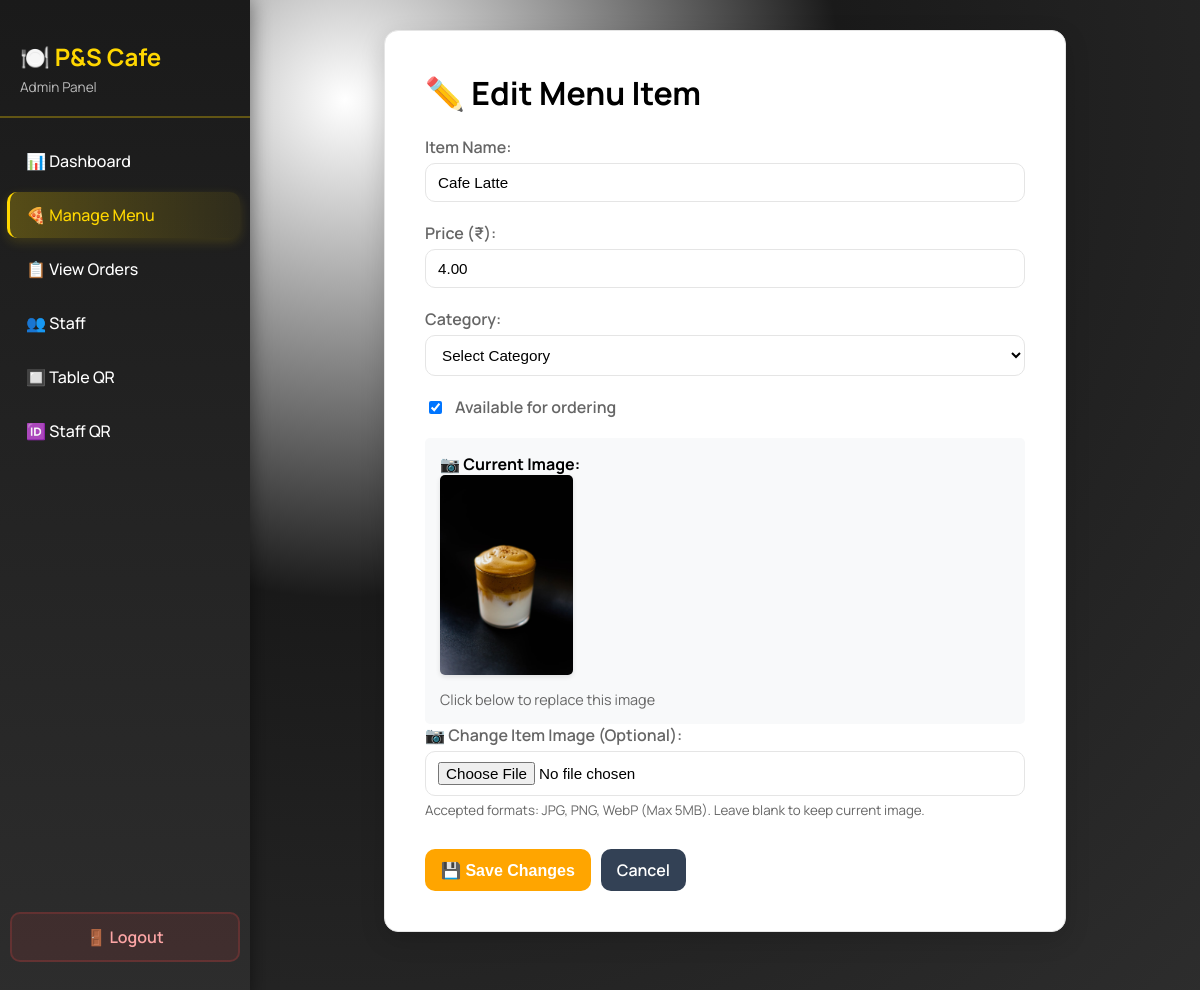
The app's page /admin/edit_item.php?id=2 (signed in) with its own data.
### tables this page shows
CREATE TABLE IF NOT EXISTS menu_items (
    item_id INT AUTO_INCREMENT PRIMARY KEY,
    name VARCHAR(100) NOT NULL,
    category VARCHAR(50),
    price DECIMAL(10,2) NOT NULL,
    description TEXT,
    image_url VARCHAR(255),
    is_available TINYINT(1) DEFAULT 1,
    is_veg TINYINT(1) DEFAULT 1,
    spice_level INT DEFAULT 0,
    item_type VARCHAR(50) DEFAULT 'Cooking',
    stock_quantity INT DEFAULT 999,
    low_stock_threshold INT DEFAULT 50,
    last_restocked TIMESTAMP DEFAULT CURRENT_TIMESTAMP,
    created_at TIMESTAMP DEFAULT CURRENT_TIMESTAMP
);

### admin/edit_item.php (the view, shortened to what this page needs)
<?php
include '../includes/db_connect.php';
$item_id = (int)$_GET['id'];
$item_result = $conn->query("SELECT * FROM menu_items WHERE item_id = $item_id");
$item = $item_result->fetch_assoc();
$upload_dir = '../images/menu/';
$current_image = null;
if (is_dir($upload_dir)) {
    $images = glob($upload_dir . $item_id . '.*');
    if (!empty($images)) {
        $current_image = basename($images[0]);
    }
}
?>
<!DOCTYPE html>
<html lang="en">
<head>
    <link rel="stylesheet" href="admin_styles.css">
</head>
<body class="admin-ui">
    <div class="sidebar">
        <div class="logo">
            <h2>🍽️ P&S Cafe</h2>
            <p>Admin Panel</p>
        </div>
        <nav>
            <a href="admin_dashboard.php">📊 Dashboard</a>
            <a href="manage_menu.php" class="active">🍕 Manage Menu</a>
            <a href="view_orders.php">📋 View Orders</a>
            <a href="staff_management.php">👥 Staff</a>
            <a href="generate_qr.php">🔲 Table QR</a>
            <a href="generate_staff_qr.php">🆔 Staff QR</a>
        </nav>
        <a href="../logout.php" class="logout-link">🚪 Logout</a>
    </div>
    <div class="content">
    <div class="container">
        <h1>✏️ Edit Menu Item</h1>
        <form method="POST" enctype="multipart/form-data">
            <div class="form-group">
                <label for="name">Item Name:</label>
                <input type="text" name="name" id="name" value="<?php echo htmlspecialchars($item['name']); ?>" required>
            </div>
            <div class="form-group">
                <label for="price">Price (₹):</label>
                <input type="number" step="0.01" name="price" id="price" value="<?php echo $item['price']; ?>" required>
            </div>
            <div class="form-group">
                <label for="category">Category:</label>
                <select name="category" id="category" required>
                    <option value="">Select Category</option>
                </select>
            </div>
            <div class="form-group">
                <div class="checkbox-group">
                    <input type="checkbox" name="is_available" id="is_available" <?php echo $item['is_available']?'checked':''; ?>>
                    <label for="is_available" style="margin: 0;">Available for ordering</label>
                </div>
            </div>
            <?php if ($current_image): ?>
            <div class="image-preview">
                <strong>📷 Current Image:</strong>
                <div>
                    <img src="../images/menu/<?php echo htmlspecialchars($current_image); ?>" alt="<?php echo htmlspecialchars($item['name']); ?>">
                </div>
                <p>Click below to replace this image</p>
            </div>
            <?php else: ?>
            <div class="image-preview">
                <p style="color: #999;">No image uploaded yet</p>
            </div>
            <?php endif; ?>
            <div class="form-group">
                <label for="item_image">📷 Change Item Image (Optional):</label>
                <input type="file" name="item_image" id="item_image" accept="image/jpeg,image/png,image/webp">
                <small style="color: #666; display: block; margin-top: 5px;">Accepted formats: JPG, PNG, WebP (Max 5MB). Leave blank to keep current image.</small>
            </div>
            <div class="btn-group">
                <button type="submit" name="update_item" class="btn btn-primary">💾 Save Changes</button>
                <a href="manage_menu.php" class="btn btn-secondary">Cancel</a>
            </div>
        </form>
    </div>
    </div>
</body>
</html>

### admin/admin_styles.css (style rules this page uses)
:root { --bg: #1a1a1a; --bg-accent: #2d2d2d; --panel: #ffffff; --panel-2: #f5f5f5; --ink: #000000; --muted: #666666; --accent: #FFD700; --accent-2: #FFA500; --border: #e5e5e5; --shadow: 0 8px 24px rgba(0, 0, 0, 0.15); }
body.admin-ui { font-family: 'Manrope', sans-serif; background: #1a1a1a; color: var(--ink); margin: 0; padding: 0; height: 100vh; overflow: hidden; display: grid; grid-template-columns: 250px 1fr; grid-template-rows: 1fr; }
.admin-ui a { color: inherit; }
.admin-ui .header, .admin-ui .container, .admin-ui .card, .admin-ui .payment-container, .admin-ui .stats-grid .stat-card, .admin-ui .login-box, .admin-ui .qr-card, .admin-ui .filters { background: var(--panel); box-shadow: var(--shadow); border: 1px solid var(--border); border-radius: 14px; }
.admin-ui h1, .admin-ui h2, .admin-ui h3 { color: var(--ink); }
.admin-ui label { color: var(--muted); font-weight: 600; }
.admin-ui input, .admin-ui select, .admin-ui textarea { border: 1px solid var(--border); border-radius: 10px; padding: 10px 12px; background: #fff; font-size: 0.95em; }
.admin-ui .btn, .admin-ui button, .admin-ui .menu-item, .admin-ui .top-link { border-radius: 10px; }
.admin-ui .btn, .admin-ui button { background: var(--accent-2); color: white; border: none; padding: 10px 16px; font-weight: 600; cursor: pointer; transition: transform 0.2s ease, box-shadow 0.2s ease, background 0.2s ease; }
.admin-ui .btn-primary { background: var(--accent-2); }
.admin-ui .btn-secondary { background: #334155; }
.admin-ui .sidebar { background: linear-gradient(180deg, #1a1a1a 0%, #2d2d2d 100%); color: #ffffff; box-shadow: 0 0 20px rgba(0, 0, 0, 0.5); display: flex; flex-direction: column; padding: 20px 0; height: 100vh; overflow-y: auto; grid-column: 1; grid-row: 1; position: relative; }
.admin-ui .sidebar .logo { padding: 20px; border-bottom: 2px solid rgba(255, 215, 0, 0.3); margin-bottom: 20px; }
.admin-ui .sidebar h2 { color: #FFD700; margin: 0 0 5px 0; font-size: 1.5em; font-weight: 700; }
.admin-ui .sidebar .logo p { margin: 0; font-size: 0.85em; opacity: 0.7; }
.admin-ui .sidebar nav { display: flex; flex-direction: column; gap: 8px; padding: 0 10px; flex: 1; }
.admin-ui .sidebar nav a { padding: 12px 16px; border-radius: 10px; color: #ffffff; text-decoration: none; font-weight: 500; transition: all 0.2s ease; display: flex; align-items: center; gap: 10px; border-left: 3px solid transparent; margin-left: -3px; }
.admin-ui .sidebar nav a.active { background: linear-gradient(90deg, rgba(255, 215, 0, 0.25) 0%, rgba(255, 215, 0, 0.08) 100%); color: #FFD700; border-left-color: #FFD700; box-shadow: 0 4px 12px rgba(255, 215, 0, 0.15); }
.admin-ui .sidebar .logout-link { margin-top: auto; margin-bottom: 20px; margin-left: 10px; margin-right: 10px; padding: 12px 16px; border-radius: 10px; background: rgba(239, 68, 68, 0.1); color: #fca5a5; text-decoration: none; font-weight: 600; transition: all 0.2s ease; display: flex; align-items: center; justify-content: center; border: 2px solid rgba(239, 68, 68, 0.2); }
.admin-ui .content { grid-column: 2; grid-row: 1; overflow-y: auto; padding: 30px; background: radial-gradient(circle at 10% 10%, #ffffff 0%, var(--bg) 40%, var(--bg-accent) 100%); }

### admin/edit_item.php (style rules this page uses)
body { font-family: 'Segoe UI', sans-serif; background: #f4f6f9; padding: 20px; }
.container { max-width: 600px; margin: 0 auto; background: white; padding: 40px; border-radius: 10px; box-shadow: 0 2px 5px rgba(0,0,0,0.1); }
h1 { margin-top: 0; color: #333; }
.form-group { margin-bottom: 20px; }
label { display: block; margin-bottom: 5px; font-weight: bold; color: #555; }
input, select { width: 100%; padding: 10px; border: 1px solid #ddd; border-radius: 5px; box-sizing: border-box; font-size: 1em; }
.checkbox-group { display: flex; align-items: center; gap: 10px; }
.checkbox-group input { width: auto; }
.btn { padding: 12px 25px; border: none; border-radius: 5px; cursor: pointer; font-size: 1em; text-decoration: none; display: inline-block; }
.btn-primary { background: #007bff; color: white; }
.btn-secondary { background: #6c757d; color: white; }
.btn-group { display: flex; gap: 10px; margin-top: 30px; }
.image-preview { margin-top: 15px; padding: 15px; background: #f8f9fa; border-radius: 5px; }
.image-preview img { max-width: 200px; max-height: 200px; border-radius: 5px; box-shadow: 0 2px 5px rgba(0,0,0,0.1); }
.image-preview p { margin: 10px 0 0 0; color: #666; font-size: 0.9em; }

### records on screen
menu_items: name "Cafe Latte", price "4.00", is_available "☑"
